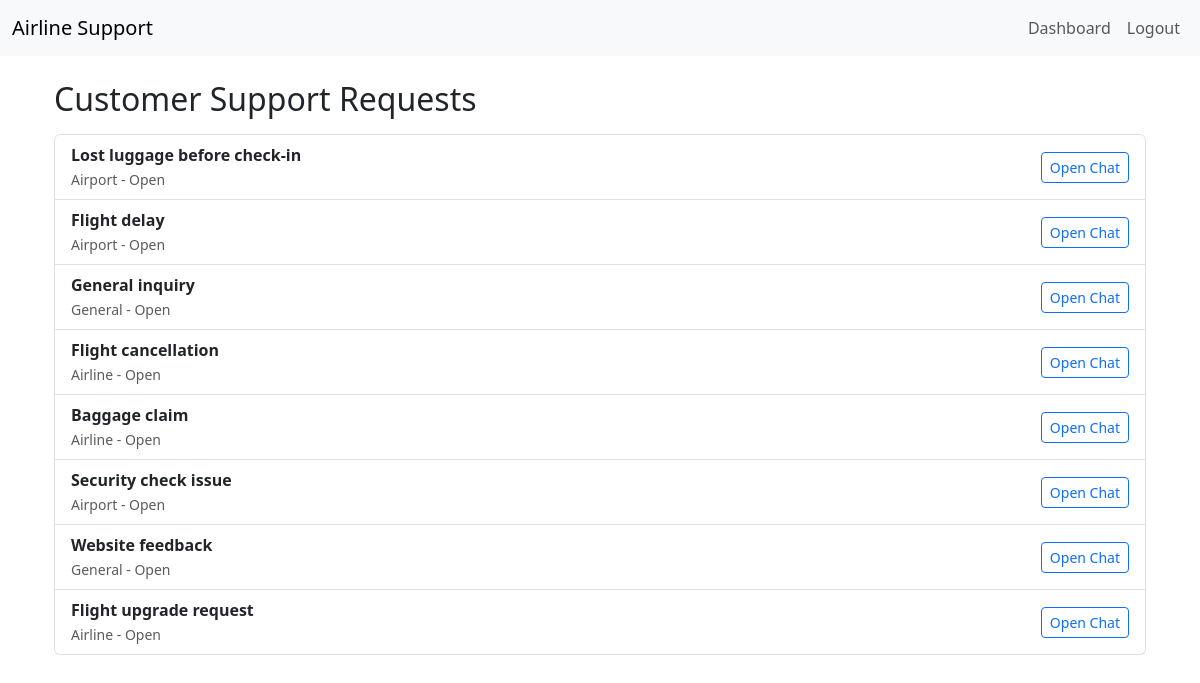
The app's page /customer-messages/ (signed in), older data.
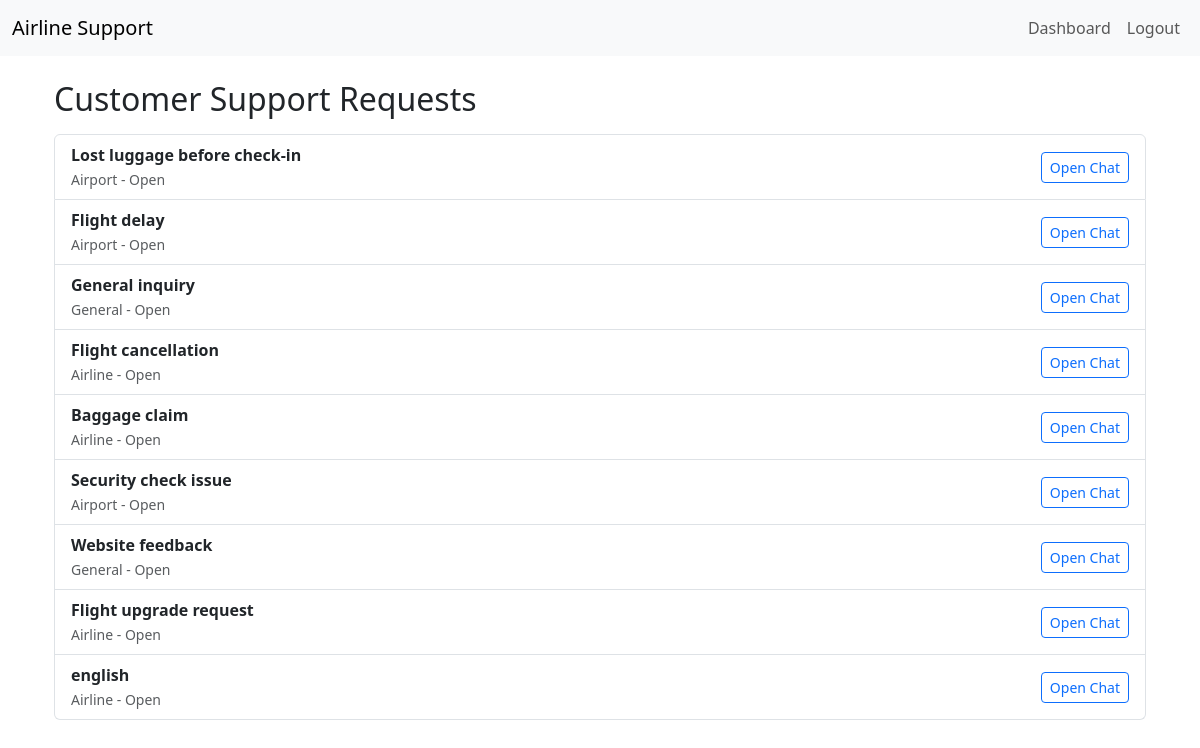
The same page, newer data.
### AirlineCustomerSupport/models.py (models this page shows, shortened)
class SupportRequest(models.Model):
    ISSUE_TYPES = [
        ('airport', 'Airport Issue'),
        ('airline', 'Airline Issue'),
        ('system', 'System Issue'),
        ('general', 'General/Other'),
    ]
    STATUS_TYPES = [
        ('open', 'Open'),
        ('in_progress', 'In Progress'),
        ('resolved', 'Resolved'),
        ('escalated', 'Escalated'),
    ]
    customer = models.ForeignKey(CustomUser, on_delete=models.CASCADE, related_name='support_requests')
    issue_type = models.CharField(max_length=10, choices=ISSUE_TYPES)
    subject = models.CharField(max_length=255)
    description = models.TextField()
    status = models.CharField(max_length=20, choices=STATUS_TYPES, default='open')
    created_at = models.DateTimeField(auto_now_add=True)
    request_code = models.CharField(max_length=8, unique=True, blank=True)

### AirlineCustomerSupport/views.py (the view)
    def _wrapped_view(request, *args, **kwargs):
        if not request.user.is_authenticated or request.user.role != 'support':
            raise PermissionDenied
        return view_func(request, *args, **kwargs)

### AirlineCustomerSupport/views.py (called while the page is built)
def support_required(view_func):
    def _wrapped_view(request, *args, **kwargs):
        if not request.user.is_authenticated or request.user.role != 'support':
            raise PermissionDenied
        return view_func(request, *args, **kwargs)
    return _wrapped_view

@login_required
@support_required
def agent_message_list(request):
    tickets = SupportRequest.objects.all()
    return render(request, 'AirlineCustomerSupport/agent_messages.html', {'tickets': tickets})

### AirlineCustomerSupport/templates/AirlineCustomerSupport/agent_messages.html (shortened to what this page needs)
{% extends 'AirlineCustomerSupport/base.html' %}
{% load form_tags %}
{% block content %}
<div class="container mt-4">
    <h2>Customer Support Requests</h2>
    {% if tickets %}
        <ul class="list-group mt-3">
            {% for ticket in tickets %}
                <li class="list-group-item d-flex justify-content-between align-items-center">
                    <div>
                        <strong>{{ ticket.subject }}</strong><br>
                        <small class="text-muted">{{ ticket.issue_type|capfirst }} - {{ ticket.status|capfirst }}</small>
                    </div>
                    <a href="{% url 'support_chat' request_code=ticket.request_code %}" class="btn btn-sm btn-outline-primary">
                        Open Chat
                    </a>
                </li>
            {% endfor %}
        </ul>
    {% else %}
        <div class="alert alert-info mt-3">There are no support tickets at this time.</div>
    {% endif %}
</div>
{% endblock %}

### AirlineCustomerSupport/templates/AirlineCustomerSupport/base.html (shortened to what this page needs)
<!DOCTYPE html>
<html lang="en">
<head>
    <link href="https://cdn.jsdelivr.net/npm/bootstrap@5.3.0/dist/css/bootstrap.min.css" rel="stylesheet">
</head>
<body>
<nav class="navbar navbar-expand-lg navbar-light bg-light">
  <div class="container-fluid">
    <a class="navbar-brand" href="#">Airline Support</a>
    <div class="collapse navbar-collapse">
      <ul class="navbar-nav ms-auto mb-2 mb-lg-0">
        {% if user.is_authenticated %}
          <li class="nav-item"><a class="nav-link" href="{% url 'dashboard' %}">Dashboard</a></li>
          <li class="nav-item"><a class="nav-link" href="{% url 'logout' %}">Logout</a></li>
        {% else %}
          <li class="nav-item"><a class="nav-link" href="{% url 'login' %}">Login</a></li>
          <li class="nav-item"><a class="nav-link" href="{% url 'register' %}">Register</a></li>
        {% endif %}
      </ul>
    </div>
  </div>
</nav>
<div class="container mt-4">
    {% block content %}
    {% endblock %}
</div>
</body>
</html>

Row changes from the older to the newer data that the page shows:
added SupportRequest: subject "english", issue_type "Airline", status "Open"
